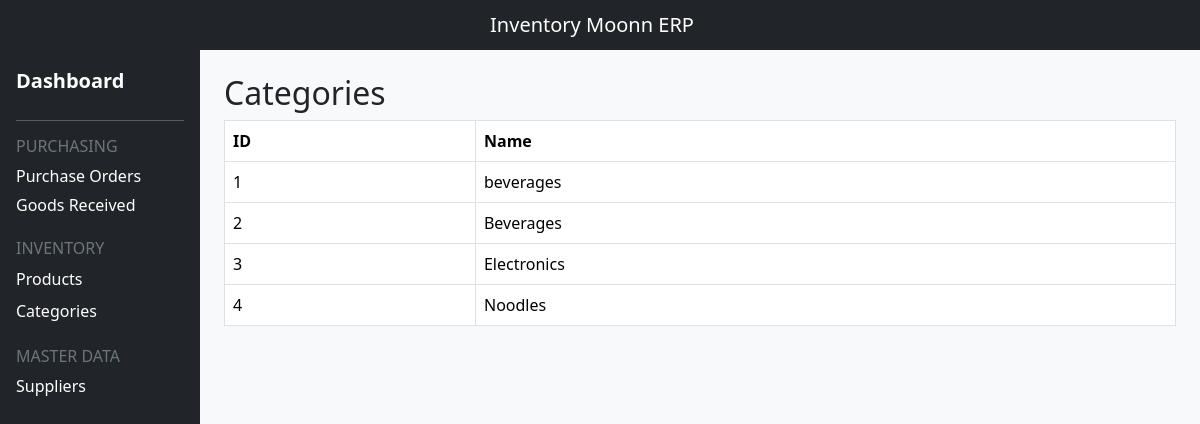
Page /categories/ on the committed database.
### invmanagementsys/models.py (models this page shows, shortened)
class Category(models.Model):
    name = models.CharField(max_length=200)
    class Meta:
        verbose_name_plural ="Categories"

### invmanagementsys/views.py (the view)
# urls.py: path("categories/", views.category_list, name="category_list"),
def category_list(request):
     categories = Category.objects.all()
     return render(request, "invmanagementsys/category_list.html",
                   {"categories": categories})

### invmanagementsys/templates/invmanagementsys/category_list.html
{% extends "invmanagementsys/base.html" %}
{% block content %}
<h2>Categories</h2>
<table class = "table table-bordered">
    <thead>
        <tr>
            <th>ID</th>
            <th>Name</th>
        </tr>
    </thead>
    <tbody>
        {% for category in categories %}
        <tr>
           <td>{{ category.id }}</td>
           <td>{{ category.name }}</td>
        </tr>
        {% endfor %}
    </tbody>
</table>
{% endblock %}

### rows in the picture
Category: id "1", name "beverages"
Category: id "2", name "Beverages"
Category: id "3", name "Electronics"
Category: id "4", name "Noodles"
